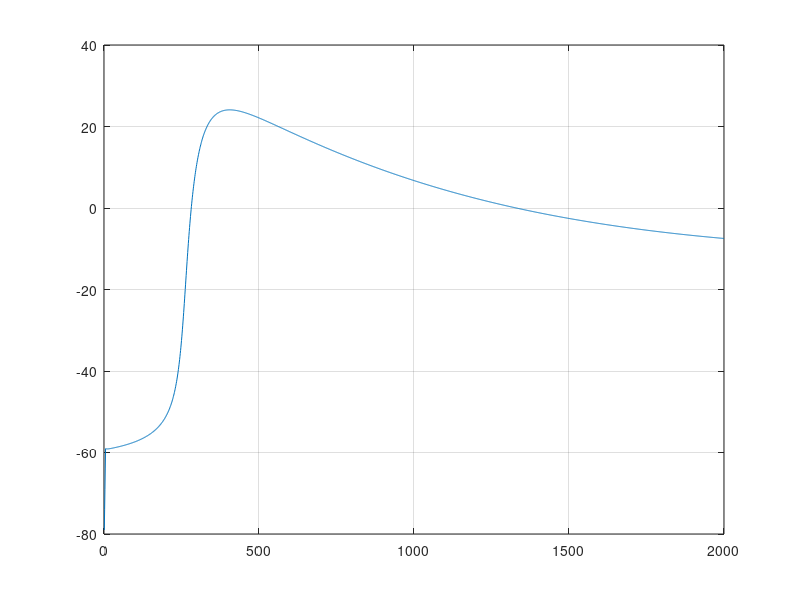

MATLAB code for this plot:
%Beeler-Reuter membrane model
clear all

%membrane parameters
Gna = 4%2.5%4.0;
Gnc = 0.003%0.0077%0.003;
Ena = 50;
Gs = 0.09;%0.09

%intial membrane potential
Vm=-84.0;
Cm=1.0;
dt=0.01;
t=2000;
stimulus=-500; %-500
start_stim=20000;

%initial conditions for gating variables
ax1 = (0.0005*exp(0.083*(Vm + 50.0)))/(exp(0.057*(Vm + 50.0)) + 1.0);
bx1 = (0.0013*exp(-0.06*(Vm + 20.0)))/(exp(-0.04*(Vm + 20.0)) + 1.0);
am = (-1.0*(Vm + 47.0))/(exp(-0.1*(Vm + 47.0)) - 1.0);
bm = (40.0*exp(-0.056*(Vm + 72.0)));
ah = (0.126*exp(-0.25*(Vm + 77.0)));
bh = (1.7)/(exp(-0.082*(Vm + 22.5)) + 1.0);
aj = (0.055*exp(-0.25*(Vm + 78.0)))/(exp(-0.2*(Vm + 78.0)) + 1.0);
bj = (0.3)/(exp(-0.1*(Vm + 32.0)) + 1.0);
ad = (0.095*exp(-0.01*(Vm -5.0)))/(exp(-0.072*(Vm - 5.0)) + 1.0);
bd = (0.07*exp(-0.017*(Vm + 44.0)))/(exp(0.05*(Vm + 44.0)) + 1.0);
af = (0.012*exp(-0.008*(Vm + 28.0)))/(exp(0.15*(Vm + 28.0)) + 1.0);
bf = (0.0065*exp(-0.02*(Vm + 30.0)))/(exp(-0.2*(Vm + 30.0)) + 1.0);

%steady state
m = am/(am + bm);
h = ah/(ah + bh);
j = aj/(aj + bj);
d = ad/(ad + bd);
f = af/(af + bf);
x1 = ax1/(ax1 + bx1);

%initial resting intracellular Ca concentration
cai = 2e-4;


for i=1:t,
    
    if (i<=5)%start_stim)
        stim=stimulus;
    else
        stim=0;
    end
    
    ax1 = (0.0005*exp(0.083*(Vm + 50.0)))/(exp(0.057*(Vm + 50.0)) + 1.0);
    bx1 = (0.0013*exp(-0.06*(Vm + 20.0)))/(exp(-0.04*(Vm + 20.0)) + 1.0);
    am = (-1.0*(Vm + 47.0))/(exp(-0.1*(Vm + 47.0)) - 1.0);%(-1.0*(Vm + 47.0))/(exp(-0.1*(Vm + 47.0)) - 1.0);
    bm = (40.0*exp(-0.056*(Vm + 72.0)));%(40.0*exp(-0.056*(Vm + 72.0)));
    ah = (0.126*exp(-0.25*(Vm + 77.0)));
    bh = (1.7)/(exp(-0.082*(Vm + 22.5)) + 1.0);
    aj = (0.055*exp(-0.25*(Vm + 78.0)))/(exp(-0.2*(Vm + 78.0)) + 1.0);
    bj = (0.3)/(exp(-0.1*(Vm + 32.0)) + 1.0);
    ad = (0.095*exp(-0.01*(Vm -5.0)))/(exp(-0.072*(Vm - 5.0)) + 1.0);
    bd = (0.07*exp(-0.017*(Vm + 44.0)))/(exp(0.05*(Vm + 44.0)) + 1.0);
    af = (0.012*exp(-0.008*(Vm + 28.0)))/(exp(0.15*(Vm + 28.0)) + 1.0);
    bf = (0.0065*exp(-0.02*(Vm + 30.0)))/(exp(-0.2*(Vm + 30.0)) + 1.0);

    Es = -82.3 - 13.0287*log(cai);
    Is = Gs*d*f*(Vm - Es);
    Ik1 = 0.35*(4.0*(exp(0.04*(Vm + 85.0)) - 1.0)/(exp(0.08*(Vm + 53.0)) + exp(0.04*(Vm + 53.0))) + 0.2*(Vm + 23.0)/(1.0 -exp(-0.04*(Vm + 23.0))));
    Ix1 = x1*0.8*(exp(0.04*(Vm + 77.0)) - 1.0)/exp(0.04*(Vm + 35.0));
    Ina = (Gna*m*m*m*h*j + Gnc)*(Vm - Ena);
    
    Vm = Vm - dt*(1/Cm)*(Ik1 + Ix1 + Ina + Is + stim);

    m = m + dt*(am*(1.0-m) - bm*m);
    h = h + dt*(ah*(1.0-h) - bh*h);
    j = j + dt*(aj*(1.0-j) - bj*j);
    d = d + dt*(ad*(1.0-d) - bd*d);
    f = f + dt*(af*(1.0-f) - bf*f);
    x1 = x1 + dt*(ax1*(1.0-x1) - bx1*x1);

    %calcium uptake
    cai = cai + dt*((-10e-7)*Is + 0.07*((10e-7) - cai));
      
    V(i)=Vm;
end

plot(V)
grid on
